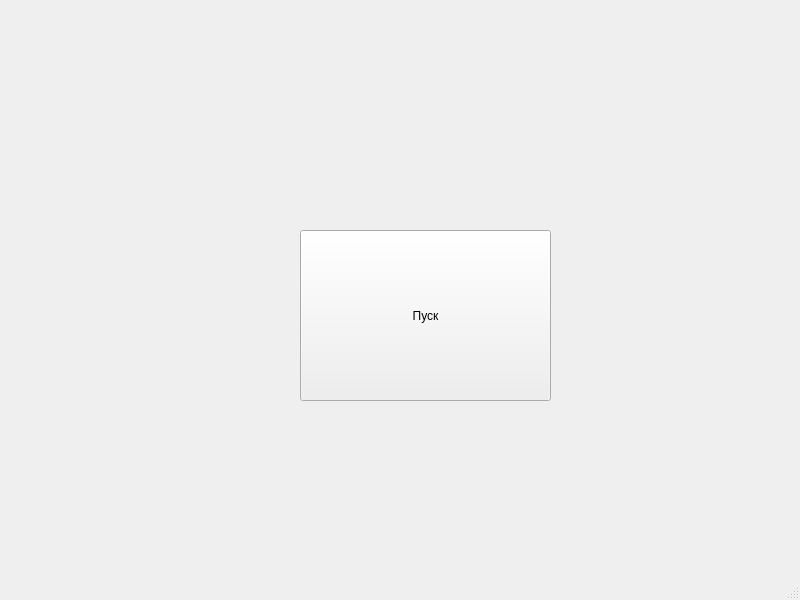
<?xml version="1.0" encoding="UTF-8"?>
<ui version="4.0">
 <class>MainWindow</class>
 <widget class="QMainWindow" name="MainWindow">
  <property name="geometry">
   <rect>
    <x>0</x>
    <y>0</y>
    <width>800</width>
    <height>600</height>
   </rect>
  </property>
  <property name="windowTitle">
   <string>MainWindow</string>
  </property>
  <widget class="QWidget" name="centralwidget">
   <widget class="QPushButton" name="pushButton">
    <property name="geometry">
     <rect>
      <x>300</x>
      <y>230</y>
      <width>251</width>
      <height>171</height>
     </rect>
    </property>
    <property name="text">
     <string>Пуск</string>
    </property>
   </widget>
  </widget>
  <widget class="QMenuBar" name="menubar">
   <property name="geometry">
    <rect>
     <x>0</x>
     <y>0</y>
     <width>800</width>
     <height>21</height>
    </rect>
   </property>
  </widget>
  <widget class="QStatusBar" name="statusbar"/>
 </widget>
 <resources/>
 <connections/>
</ui>
